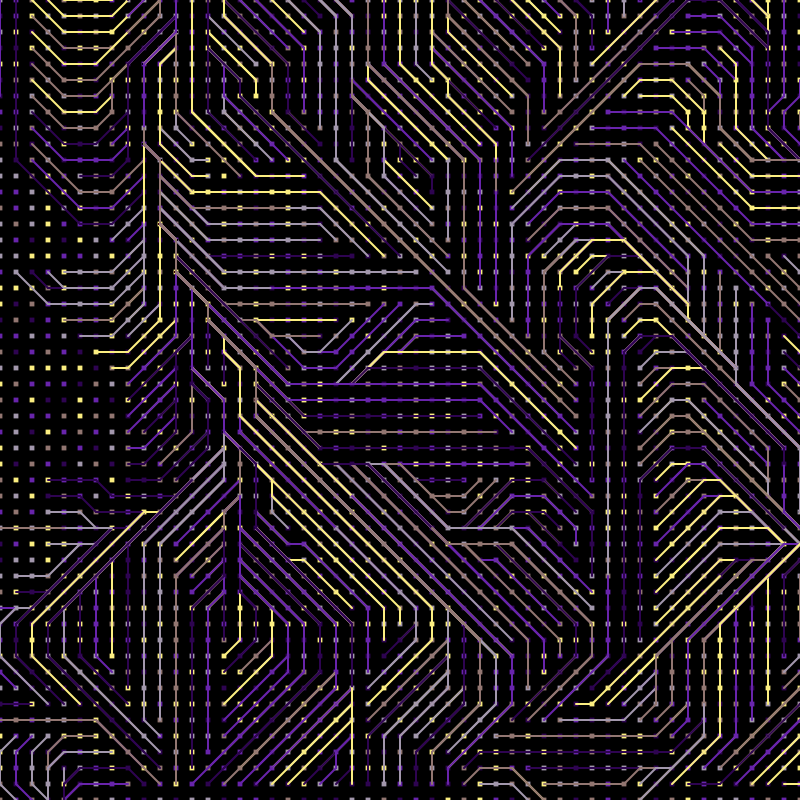
Frame 1 (no input)
Frame 60 (no input): identical to frame 1, image omitted
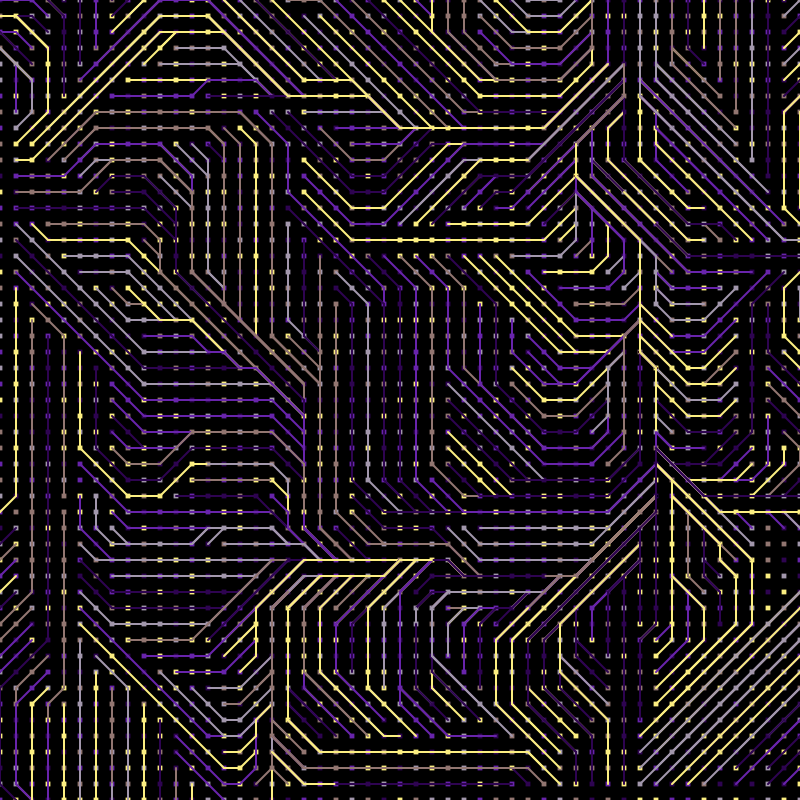
Frame 120 (the mouse pressed at the canvas centre since frame 60)

The p5.js sketch that drew these frames (run headless with seeded random() and noise() and a simulated clock; from frame 60 on, the mouse is pressed at the canvas centre):

// p5.js sketch
// ── sketch.js
var colors = ["#6824ab", "#2E0451", "#927671", "#A297AC", "#FBEE81"];
var directions = [];
var emptyNodes = [];

var rows;
var cols;
var spacing = 16;

var traceI = 0;
var traceJ = 0;

let reset = true;

function setup() {
	createCanvas(800, 800);
	rectMode(CENTER);
	angleMode(DEGREES);

	rows = height / spacing;
	cols = width / spacing;

	// populate directions
	for (var i = 0; i <= 8; i++){
		directions.push(i*45);
	}

	// populate emptyNodes
	for (var i = 0; i <= rows * cols; i++){
		emptyNodes.push(true);
	}

	// print(emptyNodes)
}

function draw() {

	if (reset) {
		background('black');
		// bg();
		grid();

		while (traceI <= cols && traceJ <= rows){
			print('while');
			let nodeIndex = (traceJ * cols) + traceI;
			//print(emptyNodes[nodeIndex]);
			if (emptyNodes[nodeIndex]){
				traces(traceI, traceJ);
			}
			traceI++;
			if (traceI > cols && traceJ <= rows){
				traceI = 0;
				traceJ++;
			}
		}

		reset = false;
	}
	// print(emptyNodes.length);
}

function grid() {
	var w = width / rows;
	for (var i = 0; i <= cols; i++) {
		for (var j = 0; j <= rows; j++) {
			var x = i * w;
			var y = j * w;
			var currColor = random(colors);
			noStroke();
			fill(currColor);
			rect(x, y, w * 0.3, w * 0.3);
		}
	}
}

function traces(i, j) {
	var w = width / rows;
	var x = i * w;
	var y = j * w;
	currColor = random(colors);
	strokeWeight(2);
	stroke(currColor);
	noiseLine(x, y);
}

function noiseLine(x, y) {
	var px = x;
	var py = y;
	var numTraces = int(random(rows/10, rows));
	var ns = 0.0025;
	for (var i = 0; i < numTraces; i++) {
		let nodeIndex = ((y / spacing) * cols) + (x / spacing);
		// print(nodeIndex);
		emptyNodes[nodeIndex] = false;
		var angleIndex = int(noise(x * ns, y * ns, i * 0.0001) * 16) % 8;
		var angle = directions[angleIndex];
		px = x;
		py = y;
		if (angle % 90 == 0) {
			x += cos(angle) * spacing;
			y += sin(angle) * spacing;
		} else { /** angle is 45, 135, ...  */
			x += cos(angle) * spacing * sqrt(2);
			y += sin(angle) * spacing * sqrt(2);
		}
		line(x, y, px, py);
		// while (!emptyNodes.includes([x / spacing, y / spacing])) {
		// 	angleIndex = int(noise(x * ns, y * ns, i * 0.0001) * 8);
		// 	angle = directions[angleIndex];
		// 	// print(angle);
		// 	px = x;
		// 	py = y;
		// 	if (angle % 90 == 0) {
		// 		x += cos(angle) * spacing;
		// 		y += sin(angle) * spacing;
		// 	} else { /** angle is 45, 135, ...  */
		// 		x += cos(angle) * spacing * sqrt(2);
		// 		y += sin(angle) * spacing * sqrt(2);
		// 	}
		// }
		
	}
}

// unused
function bg() {
	var c = 200;
	var w = width / c;
	noFill();
	stroke(180, 50);
	strokeWeight(0.5);
	for (var i = 0; i < c; i++) {
		for (var j = 0; j < c; j++) {
			var x = i * w;
			var y = j * w;
			rect(x, y, w, w);
		}
	}
}

function mousePressed() {
	noiseSeed(random(100));

	reset = true;

	traceI = 0;
	traceJ = 0;

	// populate emptyNodes
	for (var i = 0; i <= rows * cols; i++){
		emptyNodes[i] = true;
	}
	
}
